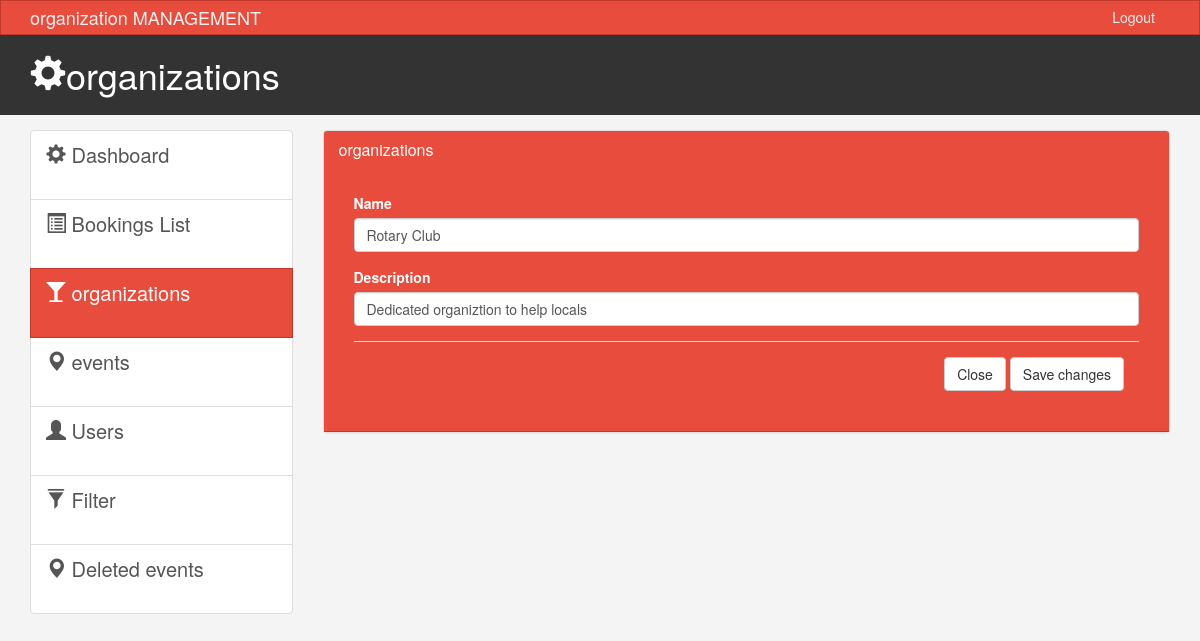
Page /admin/edit_organization.php?id=1 on the committed database.
### tables this page shows
CREATE TABLE `organization` (
  `id` int(1) NOT NULL,
  `name` varchar(25) NOT NULL,
  `description` varchar(100) NOT NULL
);

### admin/edit_organization.php (the view, shortened to what this page needs)
<!DOCTYPE html>
<html lang="en">
<?php
 include('../connection.php');
 $organization_id = $_GET["id"];
 $name ="";
 $description ="";
 $sql_sel = "SELECT * FROM `organization` where `id` = $organization_id";
 $res = mysqli_query($data, $sql_sel);
 while($row = mysqli_fetch_array($res)){
     $name = $row["name"];
     $description = $row["description"];
 }
 ?>
  <head>
    <link href="css/bootstrap.min.css?v=<?php echo time(); ?>" rel="stylesheet">
    <link href="css/style.css?v=<?php echo time(); ?>" rel="stylesheet">
  </head>
  <body>
    <nav class="navbar navbar-default">
      <div class="container">
        <div class="navbar-header">
          <a class="navbar-brand" href="#">organization MANAGEMENT</a>
        </div>
        <div id="navbar" class="collapse navbar-collapse">
          <ul class="nav navbar-nav navbar-right">
            <li><a href="../login.php">Logout</a></li>
          </ul>
        </div>
      </div>
    </nav>
    <header id="header">
      <div class="container">
        <div class="row">
          <div class="col-md-10">
            <h1><span class="glyphicon glyphicon-cog" aria-hidden="true"></span>organizations</h1>
            </div>
            <div class="col-md-2">
      </div>
    </header>
    <section id="main">
      <div class="container">
        <div class="row">
          <div class="col-md-3">
            <div class="list-group">
              <a href="index.php" class="list-group-item ">
                <span class="glyphicon glyphicon-cog" aria-hidden="true"></span> Dashboard
              </a>
              <a href="bookings_list.php" class="list-group-item"><span class="glyphicon glyphicon-list-alt" aria-hidden="true"></span> Bookings List </a>
              <a href="organizations.php" class="list-group-item active main-color-bg"><span class="glyphicon glyphicon-glass" aria-hidden="true"></span> organizations </a>
              <a href="events.php" class="list-group-item"><span class="glyphicon glyphicon-map-marker" aria-hidden="true"></span> events </a>
              <a href="users.php" class="list-group-item"><span class="glyphicon glyphicon-user" aria-hidden="true"></span> Users </a>
              <a href="filter.php" class="list-group-item"><span class="glyphicon glyphicon-filter" aria-hidden="true"></span> Filter </a>
              <a href="event_logs.php" class="list-group-item"><span class="glyphicon glyphicon-map-marker" aria-hidden="true"></span> Deleted events </a>
            </div>
          </div>
          <div class="col-md-9">
            <div class="panel panel-default">
              <div class="panel-heading main-color-bg">
                <h3 class="panel-title">organizations</h3><br>
              <div class="panel-body">
              <form action="" method="post">
              <div class="form-group">
                  <label>Name</label>
                  <input type="text" name="name" class="form-control" placeholder="Name" value="<?php echo $name; ?>" required>
                </div>
           <div class="form-group">
                  <label>Description</label>
                  <input type="text" name="description" class="form-control" placeholder="Description" value="<?php echo $description; ?>" required >
                </div>
          <div class="modal-footer">
          <a href="organizations.php">  <button type="button" class="btn btn-default" >Close</button></a>
            <button type="submit" name="update" class="btn btn-default">Save changes</button>
          </div>
        </div>
              </div>
              </div>
          </div>
        </div>
      </div>
    </section>
  </body>
</html>

### admin/css/style.css (style rules this page uses)
body { background:#f4f4f4; }
.navbar { min-height: 33px !important; margin-bottom:0; border-radius:0; }
.navbar-nav > li > a, .navbar-brand { padding-top:6px !important; padding-bottom:0 !important; height: 33px; }
.navbar-default { background-color: #e74c3c; border-color: #c0392b; }
.navbar-default .navbar-brand { color: #ecf0f1; }
.navbar-default .navbar-nav > li > a { color: #ecf0f1; }
.navbar-default .navbar-collapse, .navbar-default .navbar-form { border-color: #ecf0f1; }
.main-color-bg { background-color: #e74c3c !important; border-color: #c0392b !important; color:#ffffff !important; }
#header { background:#333333; color:#ffffff; padding-bottom: 10px; margin-bottom: 15px; }
.list-group { height: 400px !important; }
a.list-group-item { font-size: 20px !important; }
.list-group-item { height: 70px !important; }

### rows in the picture
organization: name "Rotary Club", description "Dedicated organiztion to help locals"
